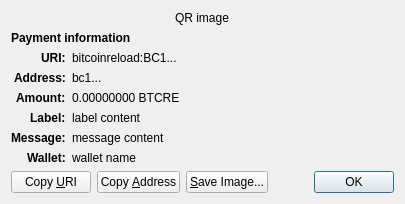
<?xml version="1.0" encoding="UTF-8"?>
<ui version="4.0">
 <class>ReceiveRequestDialog</class>
 <widget class="QDialog" name="ReceiveRequestDialog">
  <property name="geometry">
   <rect>
    <x>0</x>
    <y>0</y>
    <width>413</width>
    <height>229</height>
   </rect>
  </property>
  <property name="windowTitle">
   <string>Request payment to ...</string>
  </property>
  <layout class="QGridLayout" name="gridLayout" columnstretch="0,1">
   <property name="sizeConstraint">
    <enum>QLayout::SetFixedSize</enum>
   </property>
   <item row="0" column="0" colspan="2" alignment="Qt::AlignHCenter">
    <widget class="QRImageWidget" name="qr_code">
     <property name="text">
      <string notr="true">QR image</string>
     </property>
     <property name="textInteractionFlags">
      <set>Qt::NoTextInteraction</set>
     </property>
    </widget>
   </item>
   <item row="1" column="0" colspan="2">
    <widget class="QLabel" name="payment_header">
     <property name="font">
      <font>
       <weight>75</weight>
       <bold>true</bold>
      </font>
     </property>
     <property name="text">
      <string>Payment information</string>
     </property>
     <property name="textInteractionFlags">
      <set>Qt::NoTextInteraction</set>
     </property>
    </widget>
   </item>
   <item row="2" column="0" alignment="Qt::AlignRight|Qt::AlignTop">
    <widget class="QLabel" name="uri_tag">
     <property name="font">
      <font>
       <weight>75</weight>
       <bold>true</bold>
      </font>
     </property>
     <property name="text">
      <string notr="true">URI:</string>
     </property>
     <property name="textFormat">
      <enum>Qt::PlainText</enum>
     </property>
     <property name="textInteractionFlags">
      <set>Qt::NoTextInteraction</set>
     </property>
    </widget>
   </item>
   <item row="2" column="1" alignment="Qt::AlignTop">
    <widget class="QLabel" name="uri_content">
     <property name="text">
      <string notr="true">bitcoinreload:BC1...</string>
     </property>
     <property name="textFormat">
      <enum>Qt::RichText</enum>
     </property>
     <property name="wordWrap">
      <bool>true</bool>
     </property>
     <property name="textInteractionFlags">
      <set>Qt::TextSelectableByMouse</set>
     </property>
    </widget>
   </item>
   <item row="3" column="0" alignment="Qt::AlignRight|Qt::AlignTop">
    <widget class="QLabel" name="address_tag">
     <property name="font">
      <font>
       <weight>75</weight>
       <bold>true</bold>
      </font>
     </property>
     <property name="text">
      <string>Address:</string>
     </property>
     <property name="textInteractionFlags">
      <set>Qt::NoTextInteraction</set>
     </property>
    </widget>
   </item>
   <item row="3" column="1" alignment="Qt::AlignTop">
    <widget class="QLabel" name="address_content">
     <property name="text">
      <string notr="true">bc1...</string>
     </property>
     <property name="textFormat">
      <enum>Qt::PlainText</enum>
     </property>
     <property name="textInteractionFlags">
      <set>Qt::TextSelectableByMouse</set>
     </property>
    </widget>
   </item>
   <item row="4" column="0" alignment="Qt::AlignRight|Qt::AlignTop">
    <widget class="QLabel" name="amount_tag">
     <property name="font">
      <font>
       <weight>75</weight>
       <bold>true</bold>
      </font>
     </property>
     <property name="text">
      <string>Amount:</string>
     </property>
     <property name="textInteractionFlags">
      <set>Qt::NoTextInteraction</set>
     </property>
    </widget>
   </item>
   <item row="4" column="1" alignment="Qt::AlignTop">
    <widget class="QLabel" name="amount_content">
     <property name="text">
      <string notr="true">0.00000000 BTCRE</string>
     </property>
     <property name="textFormat">
      <enum>Qt::PlainText</enum>
     </property>
     <property name="textInteractionFlags">
      <set>Qt::TextSelectableByMouse</set>
     </property>
    </widget>
   </item>
   <item row="5" column="0" alignment="Qt::AlignRight|Qt::AlignTop">
    <widget class="QLabel" name="label_tag">
     <property name="font">
      <font>
       <weight>75</weight>
       <bold>true</bold>
      </font>
     </property>
     <property name="text">
      <string>Label:</string>
     </property>
     <property name="textInteractionFlags">
      <set>Qt::NoTextInteraction</set>
     </property>
    </widget>
   </item>
   <item row="5" column="1" alignment="Qt::AlignTop">
    <widget class="QLabel" name="label_content">
     <property name="text">
      <string notr="true">label content</string>
     </property>
     <property name="textFormat">
      <enum>Qt::PlainText</enum>
     </property>
     <property name="wordWrap">
      <bool>true</bool>
     </property>
     <property name="textInteractionFlags">
      <set>Qt::TextSelectableByMouse</set>
     </property>
    </widget>
   </item>
   <item row="6" column="0" alignment="Qt::AlignRight|Qt::AlignTop">
    <widget class="QLabel" name="message_tag">
     <property name="font">
      <font>
       <weight>75</weight>
       <bold>true</bold>
      </font>
     </property>
     <property name="text">
      <string>Message:</string>
     </property>
     <property name="textInteractionFlags">
      <set>Qt::NoTextInteraction</set>
     </property>
    </widget>
   </item>
   <item row="6" column="1" alignment="Qt::AlignTop">
    <widget class="QLabel" name="message_content">
     <property name="text">
      <string notr="true">message content</string>
     </property>
     <property name="textFormat">
      <enum>Qt::PlainText</enum>
     </property>
     <property name="wordWrap">
      <bool>true</bool>
     </property>
     <property name="textInteractionFlags">
      <set>Qt::TextSelectableByMouse</set>
     </property>
    </widget>
   </item>
   <item row="7" column="0" alignment="Qt::AlignRight|Qt::AlignTop">
    <widget class="QLabel" name="wallet_tag">
     <property name="font">
      <font>
       <weight>75</weight>
       <bold>true</bold>
      </font>
     </property>
     <property name="text">
      <string>Wallet:</string>
     </property>
     <property name="textInteractionFlags">
      <set>Qt::NoTextInteraction</set>
     </property>
    </widget>
   </item>
   <item row="7" column="1" alignment="Qt::AlignTop">
    <widget class="QLabel" name="wallet_content">
     <property name="text">
      <string notr="true">wallet name</string>
     </property>
     <property name="textFormat">
      <enum>Qt::PlainText</enum>
     </property>
     <property name="wordWrap">
      <bool>true</bool>
     </property>
     <property name="textInteractionFlags">
      <set>Qt::TextSelectableByMouse</set>
     </property>
    </widget>
   </item>
   <item row="8" column="0" colspan="2">
    <layout class="QHBoxLayout" name="horizontalLayout">
     <item>
      <widget class="QPushButton" name="btnCopyURI">
       <property name="text">
        <string>Copy &amp;URI</string>
       </property>
       <property name="autoDefault">
        <bool>false</bool>
       </property>
      </widget>
     </item>
     <item>
      <widget class="QPushButton" name="btnCopyAddress">
       <property name="text">
        <string>Copy &amp;Address</string>
       </property>
       <property name="autoDefault">
        <bool>false</bool>
       </property>
      </widget>
     </item>
     <item>
      <widget class="QPushButton" name="btnSaveAs">
       <property name="text">
        <string>&amp;Save Image...</string>
       </property>
       <property name="autoDefault">
        <bool>false</bool>
       </property>
      </widget>
     </item>
     <item>
      <spacer name="horizontalSpacer_2">
       <property name="orientation">
        <enum>Qt::Horizontal</enum>
       </property>
       <property name="sizeHint" stdset="0">
        <size>
         <width>40</width>
         <height>20</height>
        </size>
       </property>
      </spacer>
     </item>
     <item>
      <widget class="QDialogButtonBox" name="buttonBox">
       <property name="focusPolicy">
        <enum>Qt::StrongFocus</enum>
       </property>
       <property name="standardButtons">
        <set>QDialogButtonBox::Ok</set>
       </property>
      </widget>
     </item>
    </layout>
   </item>
  </layout>
 </widget>
 <customwidgets>
  <customwidget>
   <class>QRImageWidget</class>
   <extends>QLabel</extends>
   <header>qt/qrimagewidget.h</header>
  </customwidget>
 </customwidgets>
 <tabstops>
  <tabstop>buttonBox</tabstop>
  <tabstop>btnCopyURI</tabstop>
  <tabstop>btnCopyAddress</tabstop>
  <tabstop>btnSaveAs</tabstop>
 </tabstops>
 <resources/>
 <connections>
  <connection>
   <sender>buttonBox</sender>
   <signal>accepted()</signal>
   <receiver>ReceiveRequestDialog</receiver>
   <slot>accept()</slot>
   <hints>
    <hint type="sourcelabel">
     <x>135</x>
     <y>230</y>
    </hint>
    <hint type="destinationlabel">
     <x>135</x>
     <y>126</y>
    </hint>
   </hints>
  </connection>
 </connections>
</ui>
